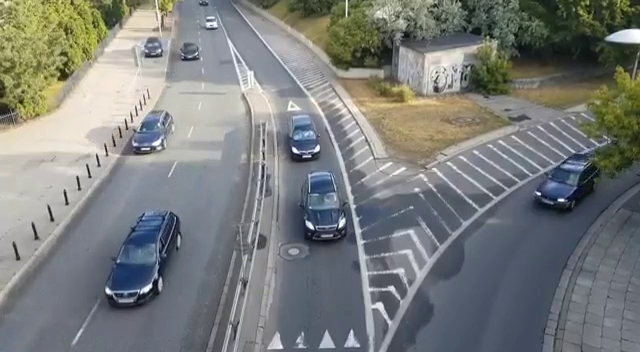
#> input picture frame 38 of Video1.mp4, 640 x 352 px
$ python 'Lane prediction.py'
#> lines starting #> are read from the running program, lines starting #| are printed output that depends on the picture; pictures that were not available may be replaced by others from this repository, and a replacement may not be noted
from random import randint
import time
import cv2
import numpy as np
from collections import defaultdict

class MyVehicle:
    tracks = []
    # [13 lines left out: function __init__, not called in this run]
    def getRGB(self):
        return (self.R,self.G,self.B)
    def getTracks(self):
        return self.tracks
    def getId(self):
        return self.i
    def getState(self):
        return self.state
    def getDir(self):
        return self.dir
    def getX(self):
        return self.x
    def getY(self):
        return self.y
    # [5 lines left out: function updateCoords, not called in this run]
    def setDone(self):
        self.done = True
    def timedOut(self):
        return self.done
    # [27 lines left out: functions going_UP, going_DOWN, age_one, not called in this run]
class MultiPerson:
    # [9 lines left out: function __init__, not called in this run]

cnt = 1
areac = 1
areaTH = 1

def Count(link):
    cnt_up = 0
    cnt_down = 0
    cnt_right=0

    cap = cv2.VideoCapture(link) # read the video

    for i in range(19):
        (i, cap.get(i))

    w = cap.get(3)
    h = cap.get(4)
    frameArea = h*w
    areaTH = frameArea/200
    print('Area Threshold', areaTH)

    # Upper/Lower Lines
    line_up = int(2*(h/6))
    line_down = int(3*(h/5))

    up_limit = int(1*(h/6))
    down_limit = int(4*(h/5))

    print("Blue line y:", str(line_down))
    print("Red line y:", str(line_up))
    line_down_color = (255,0,0)
    line_up_color = (0,0,255)
    pt1 = [0, line_down]
    pt2 = [w, line_down]
    pts_L1 = np.array([pt1,pt2], np.int32)
    pts_L1 = pts_L1.reshape((-1,1,2))
    pt3 = [0, line_up]
    pt4 = [w, line_up]
    pts_L2 = np.array([pt3,pt4], np.int32)
    pts_L2 = pts_L2.reshape((-1,1,2))

    pt5 = [0, up_limit]
    pt6 = [w, up_limit]
    pts_L3 = np.array([pt5,pt6], np.int32)
    pts_L3 = pts_L3.reshape((-1,1,2))
    pt7 = [0, down_limit]
    pt8 = [w, down_limit]
    pts_L4 = np.array([pt7,pt8], np.int32)
    pts_L4 = pts_L4.reshape((-1,1,2))

    #Create the background subtractor
    fgbg = cv2.createBackgroundSubtractorMOG2()

    kernelOp = np.ones((3,3), np.uint8)
    kernelOp2 = np.ones((5,5), np.uint8)
    kernelCl = np.ones((11,11), np.uint8)

    #Variables
    font = cv2.FONT_HERSHEY_SIMPLEX
    vehicles = []
    max_p_age = 5
    pid = 1

    while(cap.isOpened()):
        #read a frame
        ret, frame = cap.read()
#> frame is the input picture: shape (352, 640, 3); mean B, G, R 123.5, 125.3, 122.3

        for i in vehicles:
            i.age_one()     # age every Car on frame

        fgmask = fgbg.apply(frame)
#> fgmask: shape (352, 640); every value is 127
        fgmask2 = fgbg.apply(frame)
#> fgmask2: shape (352, 640); every value is 0

        # Binary to remove shadow
        try:
            #cv2.imshow('Frame', frame)
            #cv2.imshow('Backgroud Subtraction', fgmask)
            ret, imBin = cv2.threshold(fgmask, 200, 255, cv2.THRESH_BINARY)
            ret, imBin2 = cv2.threshold(fgmask2, 200, 255, cv2.THRESH_BINARY)
            #Opening (erode->dilate) to remove noise
            mask = cv2.morphologyEx(imBin, cv2.MORPH_OPEN, kernelOp)
            mask2 = cv2.morphologyEx(imBin2, cv2.MORPH_OPEN, kernelOp)
            #Closing (dilate->erode) to join white region
            mask = cv2.morphologyEx(mask, cv2.MORPH_CLOSE, kernelCl)
            mask2 = cv2.morphologyEx(mask2, cv2.MORPH_CLOSE, kernelCl)
            #cv2.imshow('Image Threshold', cv2.resize(fgmask, (400, 300)))       #frame size= 400*300
            #cv2.imshow('Image Threshold2', cv2.resize(fgmask2, (400, 300)))		#frame size= 400*300
            #cv2.imshow('Masked Image', cv2.resize(mask, (400, 300)))			#frame size= 400*300
            #cv2.imshow('Masked Image2', cv2.resize(mask2, (400, 300)))			#frame size= 400*300
        except:

            print('End Of Frames')
            #print('Up:', cnt_up)
            cnt_right=cnt_down-cnt_up
            #print('Right:', cnt_right)
            break


        contours0, hierarchy = cv2.findContours(mask, cv2.RETR_EXTERNAL, cv2.CHAIN_APPROX_NONE)
#> contours0 = []
        for cnt in contours0:
            cv2.drawContours(frame, cnt, -1, (0,255,0), 3, 8)
            area = cv2.contourArea(cnt)
            #print area," ",areaTH

            if area > areaTH and area < 20000:
                M = cv2.moments(cnt)
                cx = int(M['m10']/M['m00'])
                cy = int(M['m01']/M['m00'])
                x,y,w,h = cv2.boundingRect(cnt)

                # the object is near the one which already detect before
                new = True
                for i in vehicles:
                    if abs(x-i.getX()) <= w and abs(y-i.getY()) <= h:
                        new = False
                        i.updateCoords(cx,cy)   # Update the coordinates in the object and reset age
                        if i.going_UP(line_down, line_up) == True:
                            cnt_up += 1
                            #print("ID:", i.getId(), 'crossed going up at', time.strftime("%c"))
                        elif i.going_DOWN(line_down, line_up) == True:
                            roi = frame[y:y+h, x:x+w]
                            #cv2.imshow('Region of Interest', roi)
                            #print("Area equal to ::::", area)
                            cnt_down += 1
                            #print("ID:", i.getId(), 'crossed going down at', time.strftime("%c"))
                        break
                    if i.getState() == '1':
                        if i.getDir() == 'down' and i.getY() > down_limit:
                            i.setDone()
                        elif i.getDir() == 'up' and i.getY() < up_limit:
                            i.setDone()
                    if i.timedOut():
                        # Remove from the list of Vehicle
                        index = vehicles.index(i)
                        vehicles.pop(index)
                        del i
                if new == True:
                    p = MyVehicle(pid,cx,cy, max_p_age)
                    vehicles.append(p)
                    pid += 1


                cv2.circle(frame,(cx,cy),5, (0,0,255), -1)
                img = cv2.rectangle(frame,(x,y),(x+w,y+h),(0,255,0),2)
#> this loop made 0 passes
#> after the loop, cnt_down = 0; cnt_up = 0; pid = 1; vehicles = []

        for i in vehicles:
            cv2.putText(frame, str(i.getId()), (i.getX(),i.getY()),font,0.3,i.getRGB(),1,cv2.LINE_AA)


        str_up = 'UP:' + str(cnt_up)
#> str_up = 'UP:0'
        str_down = 'DOWN:' + str(cnt_down)
#> str_down = 'DOWN:0'
        frame = cv2.polylines(frame, [pts_L1], False, line_down_color, thickness=1)
        frame = cv2.polylines(frame, [pts_L2], False, line_up_color, thickness=1)
        frame = cv2.polylines(frame, [pts_L3], False, (255,255,255), thickness=1)
        frame = cv2.polylines(frame, [pts_L4], False, (255,255,255), thickness=1)
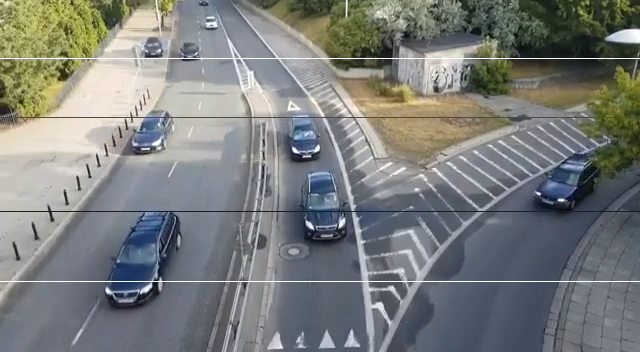
#> frame: shape (352, 640, 3); mean B, G, R 124.2, 125.4, 123.1
        # [7 lines of commented-out code are left out]
        cv2.imshow('Frame', cv2.resize(frame, (400, 300)))
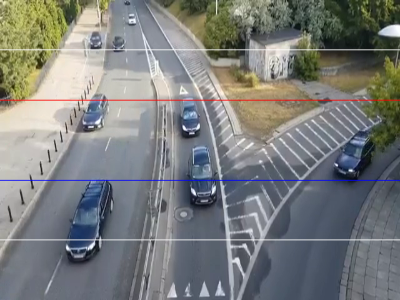
#> window 'Frame': shape (300, 400, 3); mean B, G, R 124.1, 125.3, 123


        #Abort and exit with ESC
        k = cv2.waitKey(10) & 0xff
#> (key Esc is pressed here)
        if k == 27:
            break

    cap.release()
    cv2.destroyAllWindows()
    print('COUNT: ',cnt_right)
    return cnt_right


link=[r'C:\Users\dacha rohith\OneDrive - vit.ac.in\Desktop\Winter semester 22-23\SDN project\project\Video1.mp4',
r'C:\Users\dacha rohith\OneDrive - vit.ac.in\Desktop\Winter semester 22-23\SDN project\project\Video2.mp4',
r'C:\Users\dacha rohith\OneDrive - vit.ac.in\Desktop\Winter semester 22-23\SDN project\project\Video3.mp4',
r'C:\Users\dacha rohith\OneDrive - vit.ac.in\Desktop\Winter semester 22-23\SDN project\project\Video4.mp4',
r'C:\Users\dacha rohith\OneDrive - vit.ac.in\Desktop\Winter semester 22-23\SDN project\project\Video5.mp4',
r'C:\Users\dacha rohith\OneDrive - vit.ac.in\Desktop\Winter semester 22-23\SDN project\project\Video6.mp4',
r'C:\Users\dacha rohith\OneDrive - vit.ac.in\Desktop\Winter semester 22-23\SDN project\project\Video7.mp4',
r'C:\Users\dacha rohith\OneDrive - vit.ac.in\Desktop\Winter semester 22-23\SDN project\project\Video8.mp4',
]

Congvalue = (cnt * areac)/ areaTH

edges = [
    ('A', 'B'),
    ('A', 'C'),
    ('B', 'C'),
    ('C', 'E'),
    ('B', 'D'),
    ('E', 'D'),
    ('D', 'F'),
    ('E', 'F')
]

for i in range(len(edges)):
    n=Count(link[i])
    edges[i] = list(edges[i])
    edges[i].insert(2,n)
    edges[i] = tuple(edges[i])


class Graph():
    def __init__(self):
        self.edges = defaultdict(list)
#> self.edges = 0 items
        self.weights = {}

    def add_edge(self, from_node, to_node, weight):
        # Note: assumes edges are bi-directional
        self.edges[from_node].append(to_node)
        self.edges[to_node].append(from_node)
        self.weights[(from_node, to_node)] = weight
        self.weights[(to_node, from_node)] = weight

graph = Graph()

for edge in edges:
    graph.add_edge(*edge)
    # print(edge)

# [33 lines left out: function dijsktra, not called in this run]

#> (the run stopped early here; a loop or call above may not have finished)

$ run again, starting later in the video
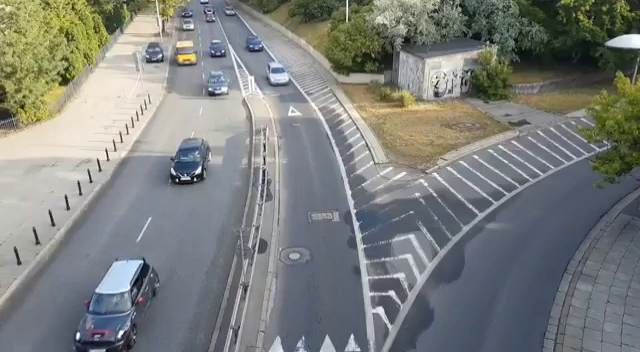
#> input picture frame 171 of Video1.mp4, 640 x 352 px
#> in Count, frame is the input picture: shape (352, 640, 3); mean B, G, R 124.6, 127.5, 124.4
#> fgmask: shape (352, 640); every value is 127
#> fgmask2: shape (352, 640); every value is 0
#> contours0 = []
#> after the loop in Count, `for cnt in contours0:`: cnt_down = 0; pid = 1; vehicles = []
#> str_up = 'UP:0'
#> str_down = 'DOWN:0'
#> in Count, `frame = cv2.polylines(frame, [pts_L4], False, (255,255,255), thickness..`:
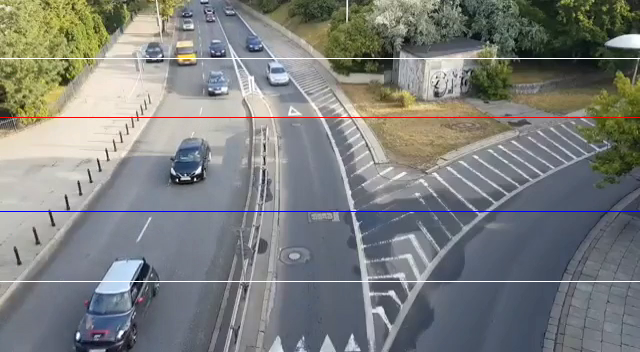
#> frame: shape (352, 640, 3); mean B, G, R 125.3, 127.5, 125.1
#> in Count, `cv2.imshow('Frame', cv2.resize(frame, (400, 300)))`:
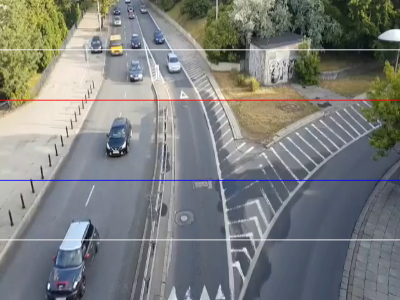
#> window 'Frame': shape (300, 400, 3); mean B, G, R 125.2, 127.4, 125
#> self.edges = 0 items

$ run again, starting later in the video
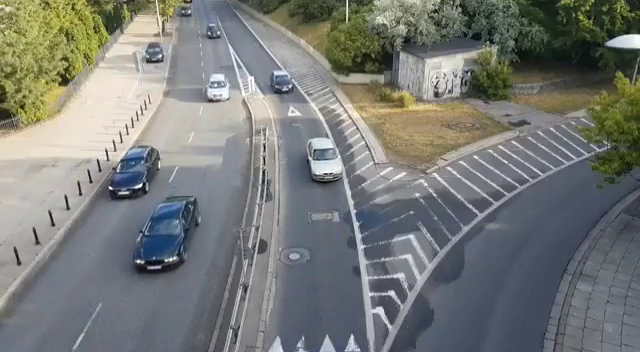
#> input picture frame 304 of Video1.mp4, 640 x 352 px
#> in Count, frame is the input picture: shape (352, 640, 3); mean B, G, R 118.8, 122.4, 119.7
#> fgmask: shape (352, 640); every value is 127
#> fgmask2: shape (352, 640); every value is 0
#> contours0 = []
#> after the loop in Count, `for cnt in contours0:`: cnt_down = 0; pid = 1; vehicles = []
#> str_up = 'UP:0'
#> str_down = 'DOWN:0'
#> in Count, `frame = cv2.polylines(frame, [pts_L4], False, (255,255,255), thickness..`:
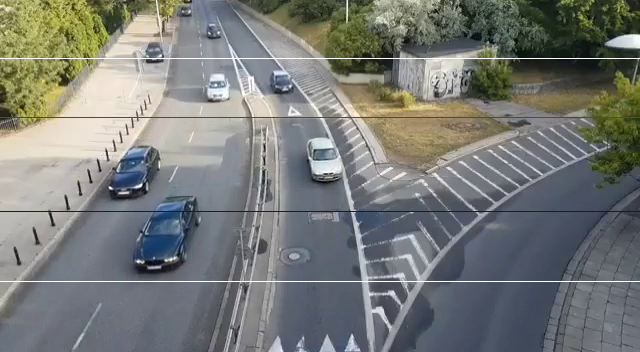
#> frame: shape (352, 640, 3); mean B, G, R 119.6, 122.4, 120.4
#> in Count, `cv2.imshow('Frame', cv2.resize(frame, (400, 300)))`:
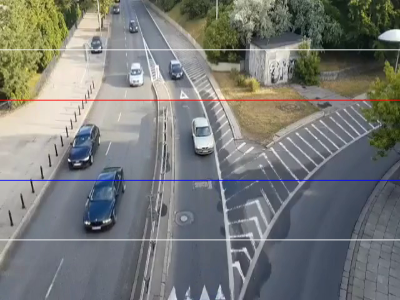
#> window 'Frame': shape (300, 400, 3); mean B, G, R 119.5, 122.3, 120.3
#> self.edges = 0 items
